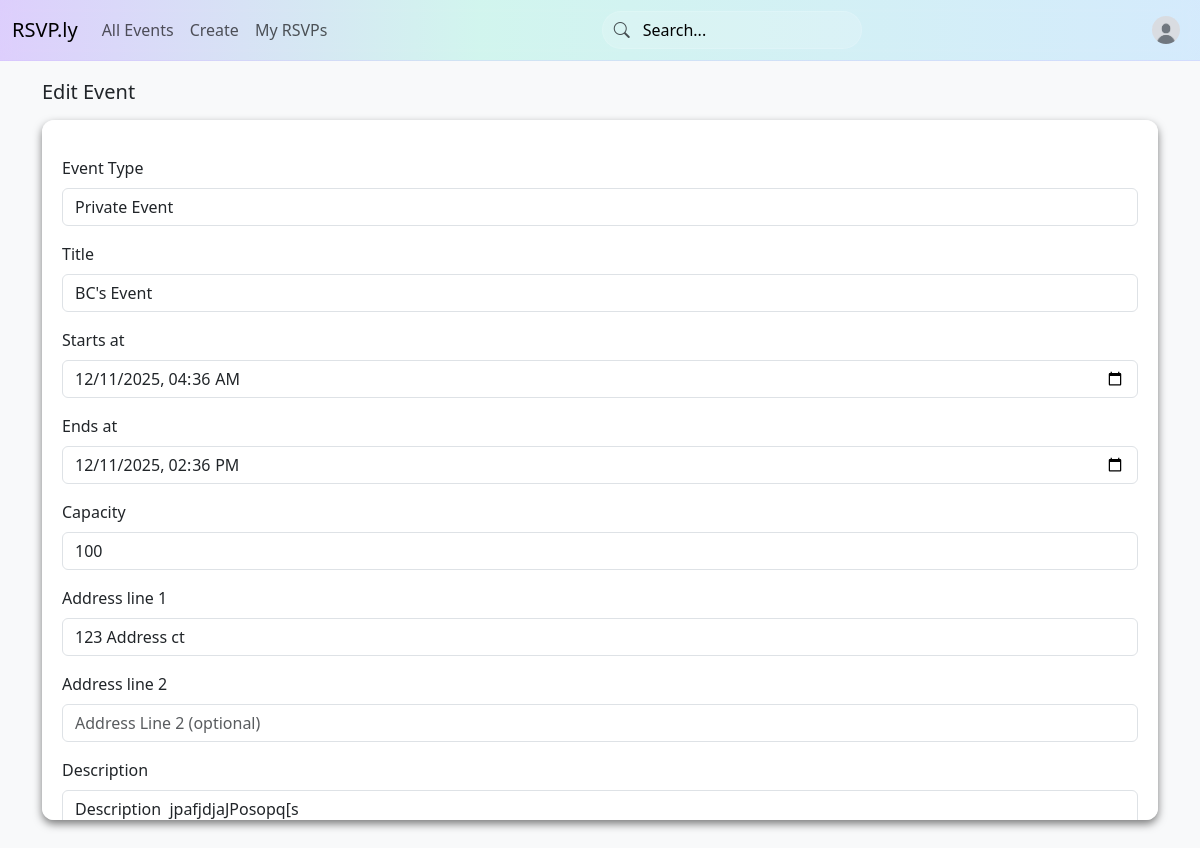
Screenshot of /event/2/edit (signed in) with the database file from the repository.
### app/models.py (models this page shows, shortened)
class TimestampMixin:
    created_at: Mapped[datetime] = mapped_column(
        DateTime(timezone=True), server_default=func.now(), nullable=False
    )
    updated_at: Mapped[datetime] = mapped_column(
        DateTime(timezone=True), server_default=func.now(),
        onupdate=func.now(), nullable=False
    )

class Event(db.Model, TimestampMixin):
    __tablename__ = "events"
    __table_args__ = (
        CheckConstraint("ends_at > starts_at", name="chk_event_time"),
        Index("idx_events_starts_at", "starts_at"),
        Index("idx_events_organizer", "organizer_id"),
    )
    id: Mapped[int] = mapped_column(primary_key=True)
    title: Mapped[str] = mapped_column(String(255), nullable=False)
    description: Mapped[str | None] = mapped_column(Text)
    wishlist: Mapped[str | None] = mapped_column(Text)
    starts_at: Mapped[datetime] = mapped_column(DateTime(timezone=True), nullable=False)
    ends_at: Mapped[datetime] = mapped_column(DateTime(timezone=True), nullable=False)
    capacity: Mapped[int | None] = mapped_column(Integer)  # NULL = unlimited
    is_public: Mapped[bool] = mapped_column(Boolean, server_default=text("true"), nullable=False)
    address_line1: Mapped[str | None] = mapped_column(String(255))
    address_line2: Mapped[str | None] = mapped_column(String(255))
    organizer_id: Mapped[int] = mapped_column(
        ForeignKey("users.id", ondelete="RESTRICT"), nullable=False
    )
    organizer: Mapped[User] = relationship(back_populates="organized_events")
    categories: Mapped[list[Category]] = relationship(
        secondary=event_categories, back_populates="events"
    )
    rsvps: Mapped[list["Rsvp"]] = relationship(
        back_populates="event", cascade="all, delete-orphan"
    )
    comments: Mapped[list["EventComment"]] = relationship(
        back_populates="event", cascade="all, delete-orphan"
    )
    ratings: Mapped[list["Rating"]] = relationship(
        back_populates="event", cascade="all, delete-orphan"
    )
    @hybrid_property
    def seats_taken(self) -> int:
        """Counts the number of occupied seats (1 per going RSVP + guests)."""
        return sum(
            (1 + r.guests_count) for r in self.rsvps if r.status == RsvpStatus.going
        )

### app/routes.py (the view)
@myapp_obj.route('/event/<int:integer>/edit', methods=["GET", "POST"])
@login_required
def edit_event(integer):
    form = EditEventForm()
    event = Event.query.get(integer) # get event number
    if event == None:
        flash("Event does not exist.", "error")
        return redirect(url_for("login"))
    else:
        if event.organizer != current_user:
            flash("You cannot edit events you don't own.", "error")
            return redirect(url_for("login"))
    if request.method == "POST":
        if form.validate_on_submit():
            if form.title.data:
                event.title = form.title.data
            if form.description.data:
                event.description = form.description.data
            if form.wishlist.data:
                event.wishlist = form.wishlist.data
            if form.starts_at.data:
                event.starts_at = form.starts_at.data
            if form.ends_at.data:
                event.ends_at = form.ends_at.data
            if form.capacity.data:
                event.capacity = form.capacity.data
            event.is_public = form.is_public.data
            if form.address_line1.data:
                event.address_line1 = form.address_line1.data
            if form.address_line2.data:
                event.address_line2 = form.address_line2.data
            db.session.commit()
            flash("event successfully changed.", "success")
            return redirect(f"/event/{integer}")
    else:
        form = EditEventForm(obj=event)
    return render_template("edit_event.html", form=form, event=event)

### app/forms.py (shortened to what this page needs)
class EditEventForm(FlaskForm):
    title = StringField(
        "Title",
        validators=[DataRequired(), Length(max=255)]
    )
    description = TextAreaField("Description", validators=[Optional()])
    wishlist = TextAreaField("Wishlist", validators=[Optional()])
    starts_at = DateTimeLocalField("Starts at", format="%Y-%m-%dT%H:%M", validators=[DataRequired()])
    ends_at = DateTimeLocalField("Ends at", format="%Y-%m-%dT%H:%M", validators=[DataRequired()])
    capacity = IntegerField("Capacity",validators=[Optional(), NumberRange(min=1)])
    is_public = BooleanField("Public?", default=True)
    address_line1 = StringField("Address line 1", validators=[DataRequired(), Length(max=255)])
    address_line2 = StringField("Address line 2", validators=[Optional(), Length(max=255)])
    categories = QuerySelectMultipleField(
        "Categories",
        query_factory=lambda: Category.query.order_by(Category.name).all(),
        get_label="name"
    )
    submit = SubmitField("Apply Changes")

### app/models.py (called while the page is built)
@login_manager.user_loader
def load_user(user_id):
        return User.query.get(int(user_id))

### app/routes.py (called while the page is built, shortened)
@myapp_obj.before_request
def default_admin():
    global admin_initialized
    if admin_initialized:
        return

### app/templates/edit_event.html (shortened to what this page needs)
{% extends "layout.html" %}
{% block content %}
{% if event %}
<div class="col-md-12 mb-3">
    <h5 class="mb-3">Edit Event</h5>
    <div class="scrollable-container">
        <form action="" method="POST">
            <p>
                <div class="form-group">
                    <label for="eventType" class="form-label">Event Type</label>
                    <select id="eventType" name="eventType" class="form-control">
                        <option value="private">Private Event</option>
                    </select>
                </div>
            </p>
            <p>
                <div class="form-group">
                    {{ form.title.label(class="form-label") }}
                    {{ form.title(class="form-control", id="titleFormInput", placeholder="Event Title") }}
                </div>
            </p>
            <p>
                <div class="form-group">
                    {{ form.starts_at.label(class="form-label") }}
                    {{ form.starts_at(class="form-control", id="startsAtInput") }}
                </div>
            </p>
            <p>
                <div class="form-group">
                    {{ form.ends_at.label(class="form-label") }}
                    {{ form.ends_at(class="form-control", id="endsAtInput") }}
                </div>
            </p>
            <p>
                <div class="form-group">
                    {{ form.capacity.label(class="form-label") }}
                    {{ form.capacity(class="form-control", id="capacityInput", placeholder="Leave blank for unlimited") }}
                </div>
            </p>
            <p>
                <div class="form-group">
                    {{ form.address_line1.label(class="form-label") }}
                    {{ form.address_line1(class="form-control", id="addressLine1Input", placeholder="Address Line 1") }}
                </div>
            </p>
            <p>
                <div class="form-group">
                    {{ form.address_line2.label(class="form-label") }}
                    {{ form.address_line2(class="form-control", id="addressLine2Input", placeholder="Address Line 2 (optional)") }}
                </div>
            </p>
            <p>
                <div class="form-group">
                    {{ form.description.label(class="form-label") }}
                    {{ form.description(class="form-control", id="detailsFormInput", placeholder="Event description", style="height: 200px") }}
                </div>
            </p>
        </form>
    </div>
</div>
{% else %}
    <h5 class="mb-3">Invalid Event ID</h5>
{% endif %}
{% endblock %}

### app/templates/edit_event.html (style rules this page uses)
html, body { background-color: var(--bs-tertiary-bg); }
.scrollable-container { background-color: var(--bs-body-bg); padding: 20px; border-radius: 12px; box-shadow: 0 4px 8px rgba(0, 0, 0, 0.5); height: 700px; overflow-y: auto; }

### rows the page displays
Event: title "BC's Event", starts_at "12/11/2025 04:36", ends_at "12/11/2025 14:36", capacity "100", address_line1 "123 Address ct", description "Description jpafjdjaJPosopq[s"
